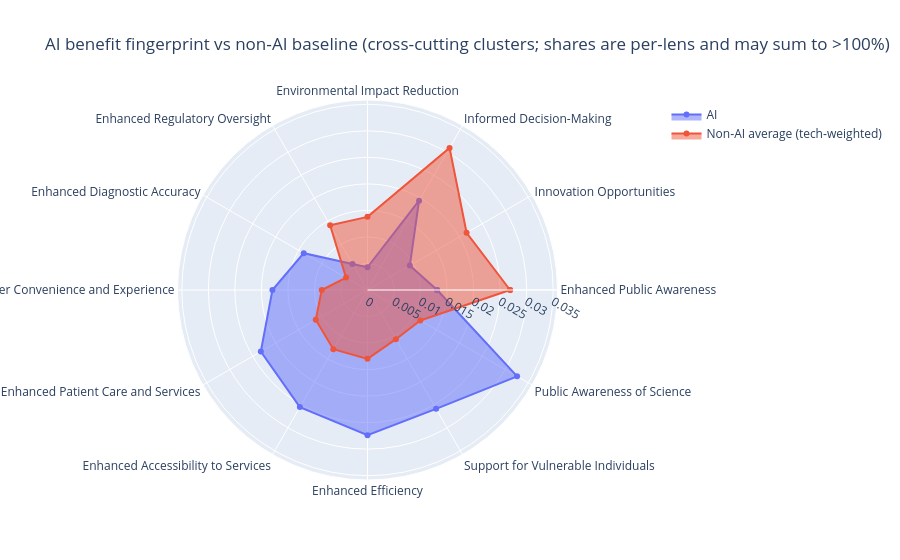

Notebook code cell kept with this figure:
### Markdown cell above
## Figure: AI vs non-AI benefit lens radar chart

This cell is the benefit-side equivalent of Figure 2. It shows AI's
per-lens mean affinity against the technology-weighted non-AI baseline
for benefit phrases.

### Code cell
# @title Visualise AI benefit fingerprint (AI vs non-AI)

TECH_COL = 'technology_meta'

if 'AI' in benefit_profiles_df.index and len(benefit_non_ai_avg_cluster) > 0:
    show_status("Creating AI benefit fingerprint radar (AI vs non-AI)...")

    diff = (benefit_profiles_df.loc['AI'] - benefit_non_ai_avg_cluster).sort_values()
    top_low = diff.head(5).index.tolist()
    top_high = diff.tail(7).index.tolist()
    selected = top_low + top_high

    # Human-friendly labels
    def pretty_cluster(cid):
        return BENEFIT_CLUSTER_LABELS.get(cid, f"Cluster {cid}")

    categories = [pretty_cluster(c) for c in selected]
    ai_vals = benefit_profiles_df.loc['AI', selected].tolist()
    base_vals = benefit_non_ai_avg_cluster[selected].tolist()

    categories_loop = categories + [categories[0]]
    ai_loop = ai_vals + [ai_vals[0]]
    base_loop = base_vals + [base_vals[0]]

    fig = go.Figure()
    fig.add_trace(go.Scatterpolar(r=ai_loop, theta=categories_loop, fill='toself', name='AI'))
    fig.add_trace(go.Scatterpolar(r=base_loop, theta=categories_loop, fill='toself', name='Non‑AI average (tech‑weighted)'))
    fig.update_layout(
        polar=dict(radialaxis=dict(visible=True, range=[0, max(ai_loop+base_loop)*1.1])),
        title="AI benefit fingerprint vs non‑AI baseline (cross‑cutting clusters; shares are per-lens and may sum to >100%)"
    )
    fig.write_html(OUTPUT_FOLDER / "benefit_ai_vs_nonai_radar.html")
# v18: also save a static PNG copy for paper use (requires kaleido package)
try:
    fig.write_image(OUTPUT_FOLDER / "benefit_ai_vs_nonai_radar.png", width=900, height=700, scale=2)
except Exception as _e:
    print(f"Note: PNG export failed ({_e}); HTML version still saved.")
    print("If you need PNG, install kaleido: !pip install -q kaleido")
    fig.show()

show_complete("AI benefit fingerprint radar created")

### Figure 1 — Plotly figure (JSON) as saved in the notebook; plotly's stock layout.template omitted (floating-point values rounded to 4 significant figures)
{"data": [{"fill": "toself", "name": "AI", "r": [0.01312, 0.009213, 0.01943, 0.004291, 0.005679, 0.01388, 0.01792, 0.02322, 0.02549, 0.02739, 0.02587, 0.03256, 0.01312], "theta": ["Enhanced Public Awareness", "Innovation Opportunities", "Informed Decision-Making", "Environmental Impact Reduction", "Enhanced Regulatory Oversight", "Enhanced Diagnostic Accuracy", "User Convenience and Experience", "Enhanced Patient Care and Services", "Enhanced Accessibility to Services", "Enhanced Efficiency", "Support for Vulnerable Individuals", "Public Awareness of Science", "Enhanced Public Awareness"], "type": "scatterpolar"}, {"fill": "toself", "name": "Non‑AI average (tech‑weighted)", "r": [0.02688, 0.02157, 0.03093, 0.01379, 0.01408, 0.004666, 0.008625, 0.01126, 0.01288, 0.01298, 0.01071, 0.0115, 0.02688], "theta": ["Enhanced Public Awareness", "Innovation Opportunities", "Informed Decision-Making", "Environmental Impact Reduction", "Enhanced Regulatory Oversight", "Enhanced Diagnostic Accuracy", "User Convenience and Experience", "Enhanced Patient Care and Services", "Enhanced Accessibility to Services", "Enhanced Efficiency", "Support for Vulnerable Individuals", "Public Awareness of Science", "Enhanced Public Awareness"], "type": "scatterpolar"}], "layout": {"polar": {"radialaxis": {"range": [0, 0.03582], "visible": true}}, "title": {"text": "AI benefit fingerprint vs non‑AI baseline (cross‑cutting clusters; shares are per-lens and may sum to >100%)"}}}
